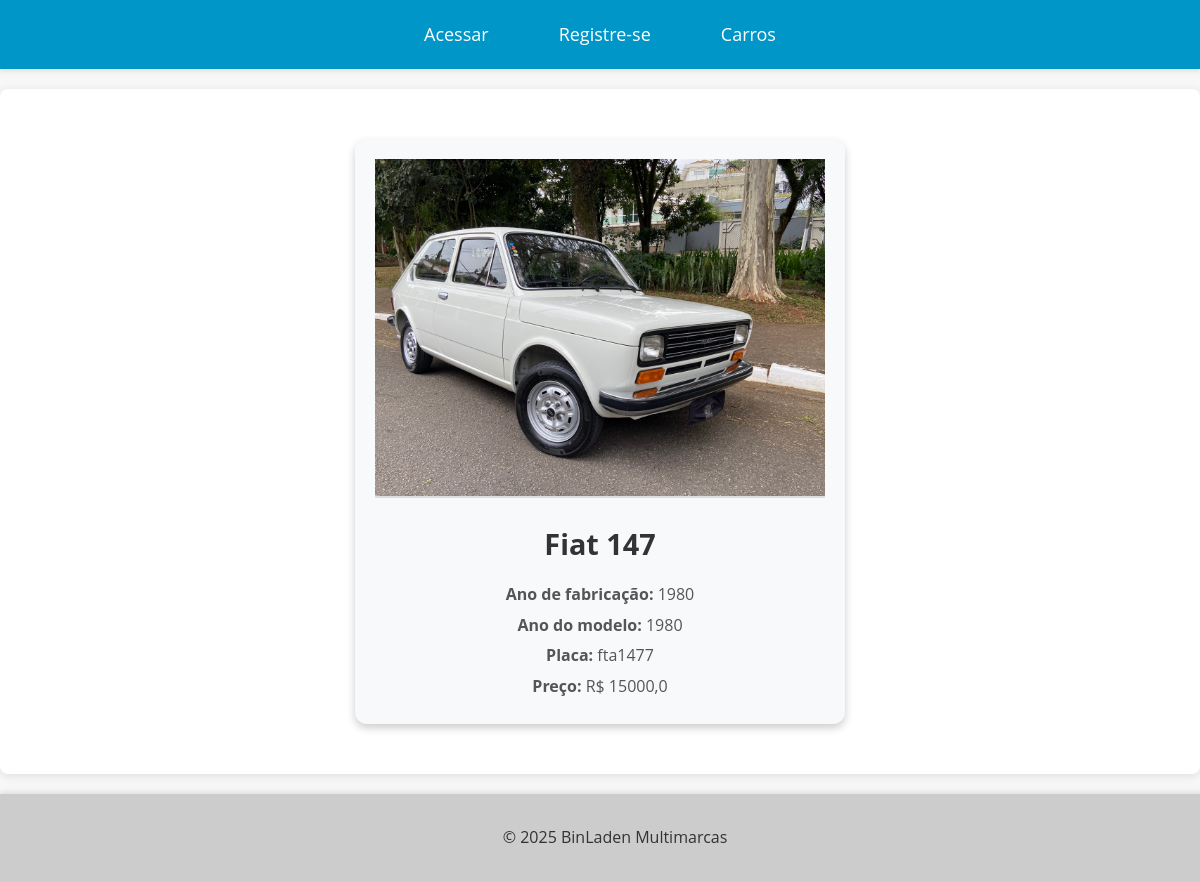
The app's page /car/11/ with its own data.
### cars/models.py (models this page shows, shortened)
class Car(models.Model):
    id = models.AutoField(primary_key=True)
    model = models.CharField(max_length=200)
    brand = models.ForeignKey(Brand, on_delete=models.PROTECT, related_name='car_brand')
    factory_year = models.IntegerField(blank=True, null=True)
    model_year = models.IntegerField(blank=True, null=True)
    plate = models.CharField(max_length=100, blank=True, null=True)
    value = models.FloatField(blank=True, null=True)
    photo = models.ImageField(upload_to='cars/', blank=True, null=True)
    bio = models.TextField(blank=True, null=True)

class Brand(models.Model):
    id = models.AutoField(primary_key=True)
    name = models.CharField(max_length=200)
    def __str__(self):
        return self.name

### cars/views.py (the view)
# urls.py: path('car/<int:pk>/', CarDetailView.as_view(), name='car_detail'),
class CarDetailView(DetailView):
    model = Car
    template_name = "car_detail.html"

### cars/templates/car_detail.html (shortened to what this page needs)
{% extends "base.html" %}
{% load static %}
{% block content %}
<div class="car-card">
  {% if car.photo %}
    <img src="{{ car.photo.url }}" alt="{{ car.model }} - {{ car.brand }}">
  {% else %}
    <img src="{% static 'marca.jpg' %}" alt="{{ car.model }} - {{ car.brand }}">
  {% endif %}
  <h2>{{ object.brand }} {{ object.model }}</h2>
  <p><strong>Ano de fabricação:</strong> {{ object.factory_year }}</p>
  <p><strong>Ano do modelo:</strong> {{ object.model_year }}</p>
  <p><strong>Placa:</strong> {{ object.plate }}</p>
  <p><strong>Preço:</strong> R$ {{ object.value }}</p>
</div>
{% endblock %}

### app/templates/base.html (style rules this page uses)
body { font-family: 'Open Sans', sans-serif; background-color: #f7f7f7; color: #333; margin: 0; padding: 0; line-height: 1.6; }

### cars/templates/car_detail.html (style rules this page uses)
.car-card { background-color: #f8f9fa; box-shadow: 0 4px 8px rgba(0, 0, 0, 0.2); border-radius: 12px; overflow: hidden; text-align: center; transition: all 0.3s ease-in-out; max-width: 450px; margin: 30px auto; padding: 20px; }
.car-card img { width: 100%; height: auto; border-bottom: 2px solid #ddd; object-fit: cover; }
.car-card h2 { font-size: 1.8rem; margin: 15px 0; color: #333; }
.car-card p { font-size: 1rem; color: #555; margin: 5px 0; }

### records on screen
Car: photo (picture), brand "Fiat", model "147", factory_year "1980", model_year "1980", plate "fta1477", value "15000,0"
